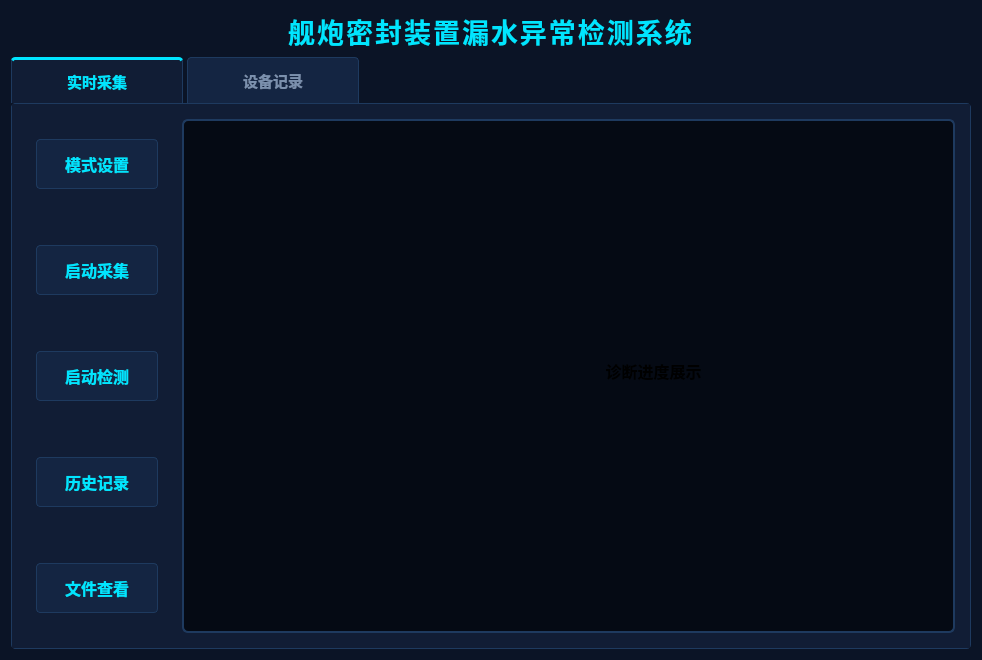
<?xml version="1.0" encoding="UTF-8"?>
<ui version="4.0">
 <class>G_window</class>
 <widget class="QDialog" name="G_window">
  <property name="geometry">
   <rect>
    <x>0</x>
    <y>0</y>
    <width>982</width>
    <height>660</height>
   </rect>
  </property>
  <property name="windowTitle">
   <string>Dialog</string>
  </property>
  <property name="styleSheet">
   <string notr="true">
/* ================= 全局基础样式 ================= */
QWidget#G_window { background-color: #0b1426; }

QLabel#label_title {
    color: #00e5ff;
    background-color: transparent;
    letter-spacing: 2px;
}

/* ================= 选项卡样式 ================= */
QTabWidget::pane {
    border: 1px solid #1e3a5f;
    background-color: #111d35;
    border-radius: 4px;
}

QTabBar::tab {
    background: #142542;
    color: #7b90ad;
    padding: 10px 25px;
    margin-right: 4px;
    border: 1px solid #1e3a5f;
    border-bottom: none;
    border-top-left-radius: 4px;
    border-top-right-radius: 4px;
    min-width: 120px;
    font-size: 11pt; /* 调整后的字体大小 */
    font-weight: bold;
}

QTabBar::tab:selected {
    background: #111d35;
    color: #00e5ff;
    border-top: 3px solid #00e5ff;
}

QTabBar::tab:hover:!selected {
    background: #1a3359;
    color: #ffffff;
}

QWidget#tab_realtime, QWidget#tab_records, QWidget#tab_diagnosis {
    background-color: #111d35;
}

/* ================= 左侧功能按钮样式 ================= */
QPushButton {
    background-color: #142542;
    color: #00e5ff;
    border: 1px solid #1e3a5f;
    border-radius: 4px;
    padding: 12px;
    font-family: &quot;Microsoft YaHei&quot;;
    font-size: 16px;
    font-weight: bold;
}

QPushButton:hover { background-color: #1a3359; border: 1px solid #00e5ff; }
QPushButton:pressed { background-color: #00e5ff; color: #0b1426; }

/* ================= 右侧显示大屏样式 (仅保留前两页的) ================= */
QFrame#frame_display, QFrame#frame_display_records {
    background-color: #050a14;
    border: 2px solid #1e3a5f;
    border-radius: 6px;
}

/* ================= 第三页：智能诊断专项样式 ================= */
/* 大圆盘底座 */
QFrame#frame_dial {
    background-color: #050a14;
    border: 4px solid #1e3a5f;
    border-radius: 80px; /* 宽度160的一半，形成完美的圆 */
}

/* 状态小显示屏 (窄矩形) */
QLabel#label_diag_status {
    background-color: #050a14;
    border: 2px solid #1e3a5f;
    border-radius: 4px;
    color: #3b5070; /* 暗暗的初始颜色 */
}
   </string>
  </property>
  <layout class="QVBoxLayout" name="verticalLayout">
   <item>
    <widget class="QLabel" name="label_title">
     <property name="font">
      <font>
       <family>华文仿宋</family>
       <pointsize>20</pointsize>
       <weight>75</weight>
       <italic>false</italic>
       <bold>true</bold>
      </font>
     </property>
     <property name="styleSheet">
      <string notr="true">font: bold 20pt &quot;华文仿宋&quot;;</string>
     </property>
     <property name="text">
      <string>舰炮密封装置漏水异常检测系统</string>
     </property>
     <property name="alignment">
      <set>Qt::AlignCenter</set>
     </property>
    </widget>
   </item>
   <item>
    <widget class="QTabWidget" name="G_window3">
     <property name="font">
      <font>
       <family>华文仿宋</family>
       <pointsize>12</pointsize>
       <weight>75</weight>
       <italic>false</italic>
       <bold>true</bold>
      </font>
     </property>
     <property name="styleSheet">
      <string notr="true">font: bold 12pt &quot;华文仿宋&quot;;</string>
     </property>
     <property name="currentIndex">
      <number>0</number>
     </property>
     <widget class="QWidget" name="tab_realtime">
      <attribute name="title">
       <string>实时采集</string>
      </attribute>
      <layout class="QHBoxLayout" name="horizontalLayout_realtime_5">
       <property name="spacing">
        <number>15</number>
       </property>
       <property name="leftMargin">
        <number>15</number>
       </property>
       <property name="topMargin">
        <number>15</number>
       </property>
       <property name="rightMargin">
        <number>15</number>
       </property>
       <property name="bottomMargin">
        <number>15</number>
       </property>
       <item>
        <widget class="QFrame" name="frame_buttons">
         <property name="minimumSize">
          <size>
           <width>140</width>
           <height>0</height>
          </size>
         </property>
         <property name="maximumSize">
          <size>
           <width>140</width>
           <height>16777215</height>
          </size>
         </property>
         <layout class="QVBoxLayout" name="verticalLayout_buttons_5">
          <property name="spacing">
           <number>20</number>
          </property>
          <property name="topMargin">
           <number>20</number>
          </property>
          <property name="bottomMargin">
           <number>20</number>
          </property>
          <item>
           <widget class="QPushButton" name="CJ_G1">
            <property name="styleSheet">
             <string notr="true">/* ========================================= */
/* 当按钮被选中时（高亮状态） */
/* ========================================= */
QPushButton:checked {
    background-color: #00e5ff; /* 亮青色底色 */
    color: #050a14;            /* 深色文字，对比更明显 */
    border: 2px solid #00e5ff; /* 边框也变成亮青色 */
    font-weight: bold;         /* 字体加粗 */
}</string>
            </property>
            <property name="text">
             <string>模式设置</string>
            </property>
            <property name="checkable">
             <bool>true</bool>
            </property>
            <property name="autoExclusive">
             <bool>true</bool>
            </property>
           </widget>
          </item>
          <item>
           <spacer name="verticalSpacer_17">
            <property name="orientation">
             <enum>Qt::Vertical</enum>
            </property>
            <property name="sizeHint" stdset="0">
             <size>
              <width>20</width>
              <height>40</height>
             </size>
            </property>
           </spacer>
          </item>
          <item>
           <widget class="QPushButton" name="CJ_G2">
            <property name="styleSheet">
             <string notr="true">QPushButton:checked {
    background-color: #00e5ff; 
    color: #050a14;            
    border: 2px solid #00e5ff; 
    font-weight: bold;         
}</string>
            </property>
            <property name="text">
             <string>启动采集</string>
            </property>
            <property name="checkable">
             <bool>true</bool>
            </property>
            <property name="autoExclusive">
             <bool>true</bool>
            </property>
           </widget>
          </item>
          <item>
           <spacer name="verticalSpacer_18">
            <property name="orientation">
             <enum>Qt::Vertical</enum>
            </property>
            <property name="sizeHint" stdset="0">
             <size>
              <width>20</width>
              <height>40</height>
             </size>
            </property>
           </spacer>
          </item>
          <item>
           <widget class="QPushButton" name="CJ_G5">
            <property name="styleSheet">
             <string notr="true">QPushButton:checked {
    background-color: #00e5ff; 
    color: #050a14;            
    border: 2px solid #00e5ff; 
    font-weight: bold;         
}</string>
            </property>
            <property name="text">
             <string>启动检测</string>
            </property>
            <property name="checkable">
             <bool>true</bool>
            </property>
            <property name="autoExclusive">
             <bool>true</bool>
            </property>
           </widget>
          </item>
          <item>
           <spacer name="verticalSpacer_19">
            <property name="orientation">
             <enum>Qt::Vertical</enum>
            </property>
            <property name="sizeHint" stdset="0">
             <size>
              <width>20</width>
              <height>40</height>
             </size>
            </property>
           </spacer>
          </item>
          <item>
           <widget class="QPushButton" name="CJ_G3">
            <property name="styleSheet">
             <string notr="true">QPushButton:checked {
    background-color: #00e5ff; 
    color: #050a14;            
    border: 2px solid #00e5ff; 
    font-weight: bold;         
}</string>
            </property>
            <property name="text">
             <string>历史记录</string>
            </property>
            <property name="checkable">
             <bool>true</bool>
            </property>
            <property name="autoExclusive">
             <bool>true</bool>
            </property>
           </widget>
          </item>
          <item>
           <spacer name="verticalSpacer_20">
            <property name="orientation">
             <enum>Qt::Vertical</enum>
            </property>
            <property name="sizeHint" stdset="0">
             <size>
              <width>20</width>
              <height>40</height>
             </size>
            </property>
           </spacer>
          </item>
          <item>
           <widget class="QPushButton" name="CJ_G4">
            <property name="styleSheet">
             <string notr="true">QPushButton:checked {
    background-color: #00e5ff; 
    color: #050a14;            
    border: 2px solid #00e5ff; 
    font-weight: bold;         
}</string>
            </property>
            <property name="text">
             <string>文件查看</string>
            </property>
            <property name="checkable">
             <bool>true</bool>
            </property>
            <property name="autoExclusive">
             <bool>true</bool>
            </property>
           </widget>
          </item>
         </layout>
        </widget>
       </item>
       <item>
        <widget class="QFrame" name="frame_display">
         <property name="frameShape">
          <enum>QFrame::StyledPanel</enum>
         </property>
         <layout class="QVBoxLayout" name="verticalLayout_display_5">
          <item>
           <widget class="QCustomPlot" name="SJ_screen_5" native="true">
            <widget class="QWidget" name="layoutWidget_5">
             <property name="geometry">
              <rect>
               <x>30</x>
               <y>160</y>
               <width>661</width>
               <height>162</height>
              </rect>
             </property>
             <layout class="QHBoxLayout" name="horizontalLayout_diag_top_7">
              <property name="spacing">
               <number>40</number>
              </property>
              <item>
               <widget class="QFrame" name="frame_dial_g">
                <property name="minimumSize">
                 <size>
                  <width>160</width>
                  <height>160</height>
                 </size>
                </property>
                <property name="maximumSize">
                 <size>
                  <width>160</width>
                  <height>160</height>
                 </size>
                </property>
               </widget>
              </item>
              <item>
               <widget class="QLabel" name="label_diag_status_g">
                <property name="minimumSize">
                 <size>
                  <width>280</width>
                  <height>60</height>
                 </size>
                </property>
                <property name="maximumSize">
                 <size>
                  <width>16777215</width>
                  <height>60</height>
                 </size>
                </property>
                <property name="font">
                 <font>
                  <family>华文仿宋</family>
                  <pointsize>12</pointsize>
                  <weight>75</weight>
                  <italic>false</italic>
                  <bold>true</bold>
                 </font>
                </property>
                <property name="text">
                 <string>诊断进度展示</string>
                </property>
                <property name="alignment">
                 <set>Qt::AlignCenter</set>
                </property>
               </widget>
              </item>
             </layout>
            </widget>
           </widget>
          </item>
         </layout>
        </widget>
       </item>
      </layout>
     </widget>
     <widget class="QWidget" name="tab_records">
      <attribute name="title">
       <string>设备记录</string>
      </attribute>
      <layout class="QHBoxLayout" name="horizontalLayout_records_5">
       <property name="spacing">
        <number>15</number>
       </property>
       <property name="leftMargin">
        <number>15</number>
       </property>
       <property name="topMargin">
        <number>15</number>
       </property>
       <property name="rightMargin">
        <number>15</number>
       </property>
       <property name="bottomMargin">
        <number>15</number>
       </property>
       <item>
        <widget class="QFrame" name="frame_buttons_records">
         <property name="minimumSize">
          <size>
           <width>140</width>
           <height>0</height>
          </size>
         </property>
         <property name="maximumSize">
          <size>
           <width>140</width>
           <height>16777215</height>
          </size>
         </property>
         <layout class="QVBoxLayout" name="verticalLayout_buttons_records_5">
          <property name="spacing">
           <number>20</number>
          </property>
          <property name="topMargin">
           <number>20</number>
          </property>
          <property name="bottomMargin">
           <number>20</number>
          </property>
          <item>
           <widget class="QPushButton" name="JL_G1">
            <property name="text">
             <string>模式设置</string>
            </property>
           </widget>
          </item>
          <item>
           <spacer>
            <property name="orientation">
             <enum>Qt::Vertical</enum>
            </property>
            <property name="sizeHint" stdset="0">
             <size>
              <width>0</width>
              <height>0</height>
             </size>
            </property>
           </spacer>
          </item>
          <item>
           <widget class="QPushButton" name="JL_G2">
            <property name="text">
             <string>启动存储</string>
            </property>
           </widget>
          </item>
          <item>
           <spacer>
            <property name="orientation">
             <enum>Qt::Vertical</enum>
            </property>
            <property name="sizeHint" stdset="0">
             <size>
              <width>0</width>
              <height>0</height>
             </size>
            </property>
           </spacer>
          </item>
          <item>
           <widget class="QPushButton" name="JL_G3">
            <property name="text">
             <string>文件查看</string>
            </property>
           </widget>
          </item>
          <item>
           <spacer>
            <property name="orientation">
             <enum>Qt::Vertical</enum>
            </property>
            <property name="sizeHint" stdset="0">
             <size>
              <width>0</width>
              <height>0</height>
             </size>
            </property>
           </spacer>
          </item>
          <item>
           <widget class="QPushButton" name="JL_G4">
            <property name="text">
             <string>文件删除</string>
            </property>
           </widget>
          </item>
          <item>
           <spacer>
            <property name="orientation">
             <enum>Qt::Vertical</enum>
            </property>
            <property name="sizeHint" stdset="0">
             <size>
              <width>0</width>
              <height>0</height>
             </size>
            </property>
           </spacer>
          </item>
          <item>
           <widget class="QPushButton" name="JL_G5">
            <property name="text">
             <string>文件上传</string>
            </property>
           </widget>
          </item>
         </layout>
        </widget>
       </item>
       <item>
        <widget class="QFrame" name="frame_display_records">
         <property name="frameShape">
          <enum>QFrame::StyledPanel</enum>
         </property>
         <layout class="QVBoxLayout" name="verticalLayout_display_records_5">
          <item>
           <widget class="QWidget" name="JL_screen_5" native="true"/>
          </item>
         </layout>
        </widget>
       </item>
      </layout>
     </widget>
    </widget>
   </item>
  </layout>
 </widget>
 <customwidgets>
  <customwidget>
   <class>QCustomPlot</class>
   <extends>QWidget</extends>
   <header>qcustomplot.h</header>
   <container>1</container>
  </customwidget>
 </customwidgets>
 <resources/>
 <connections/>
</ui>
